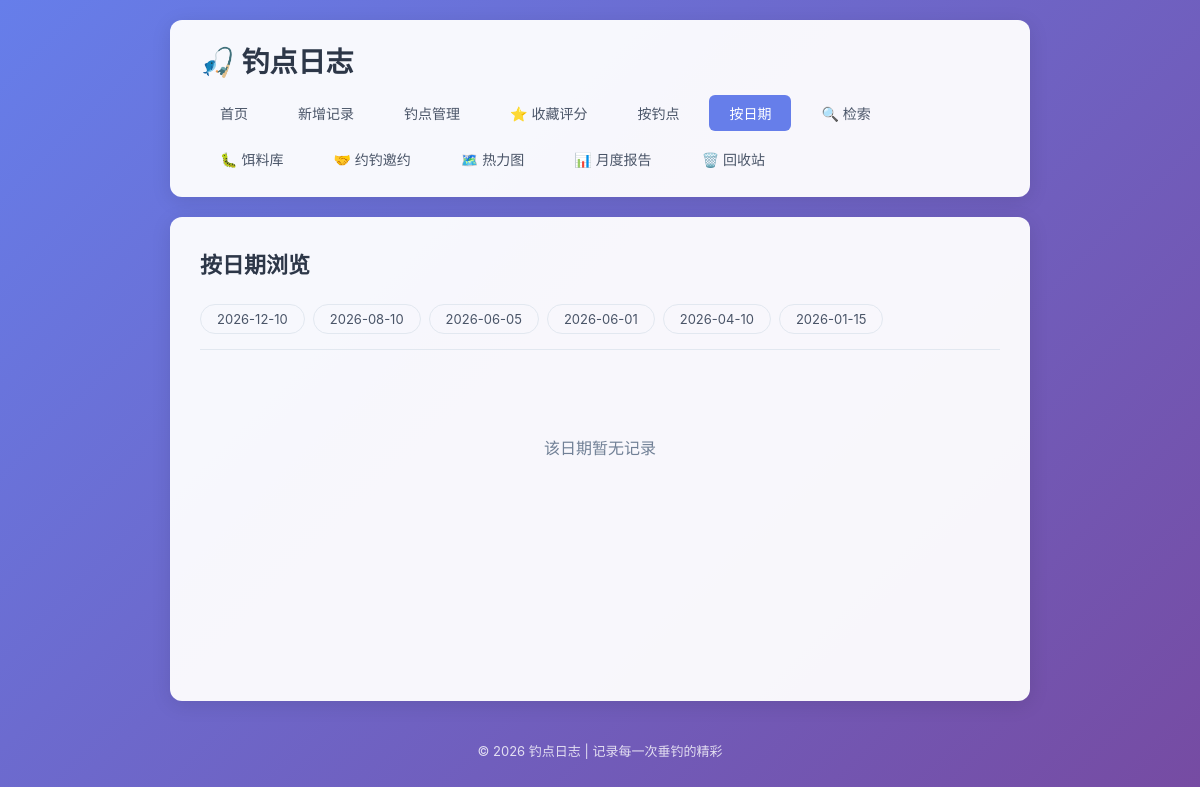
Before: /by-date?date=2026-05-01 with the older database file.
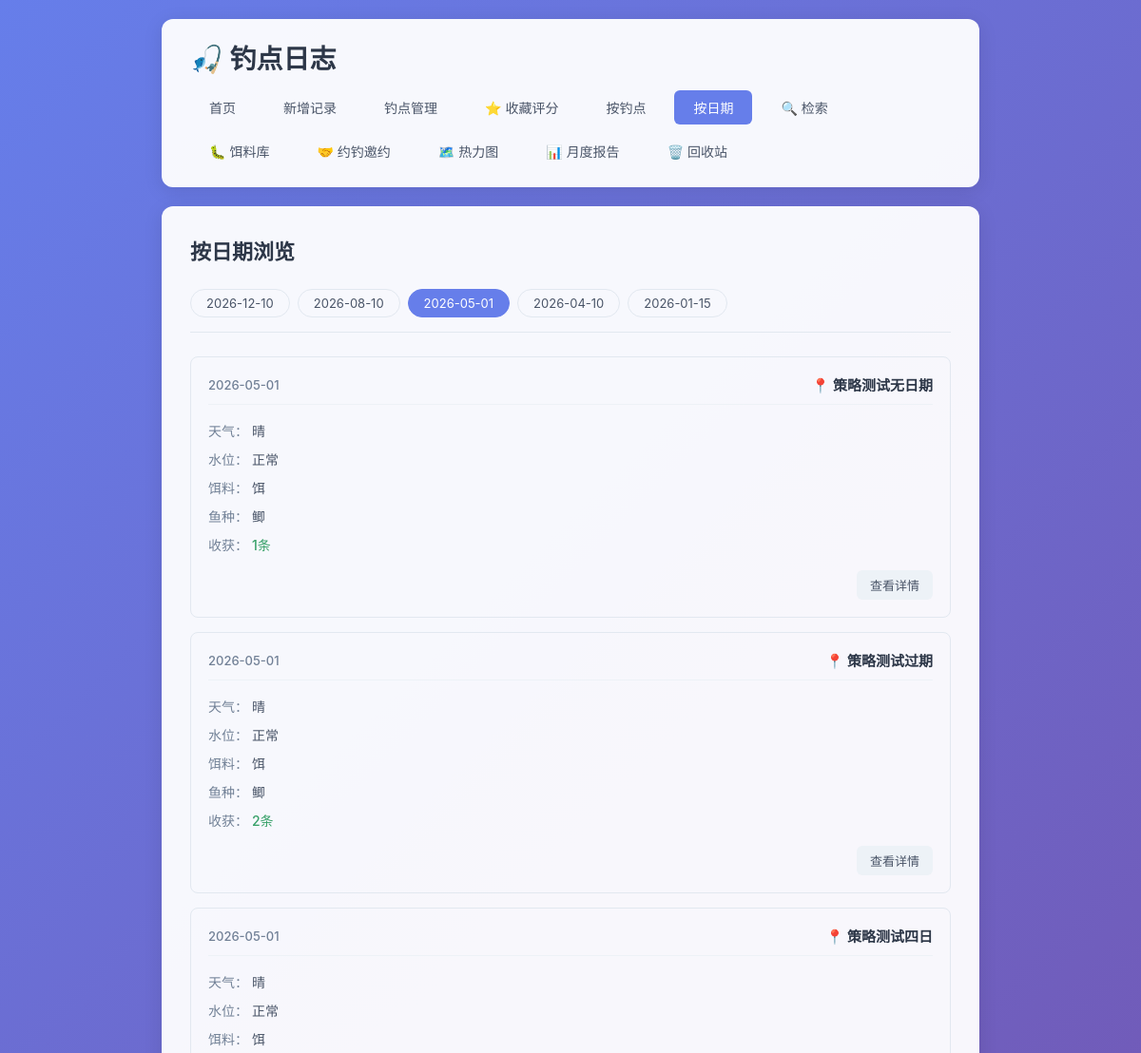
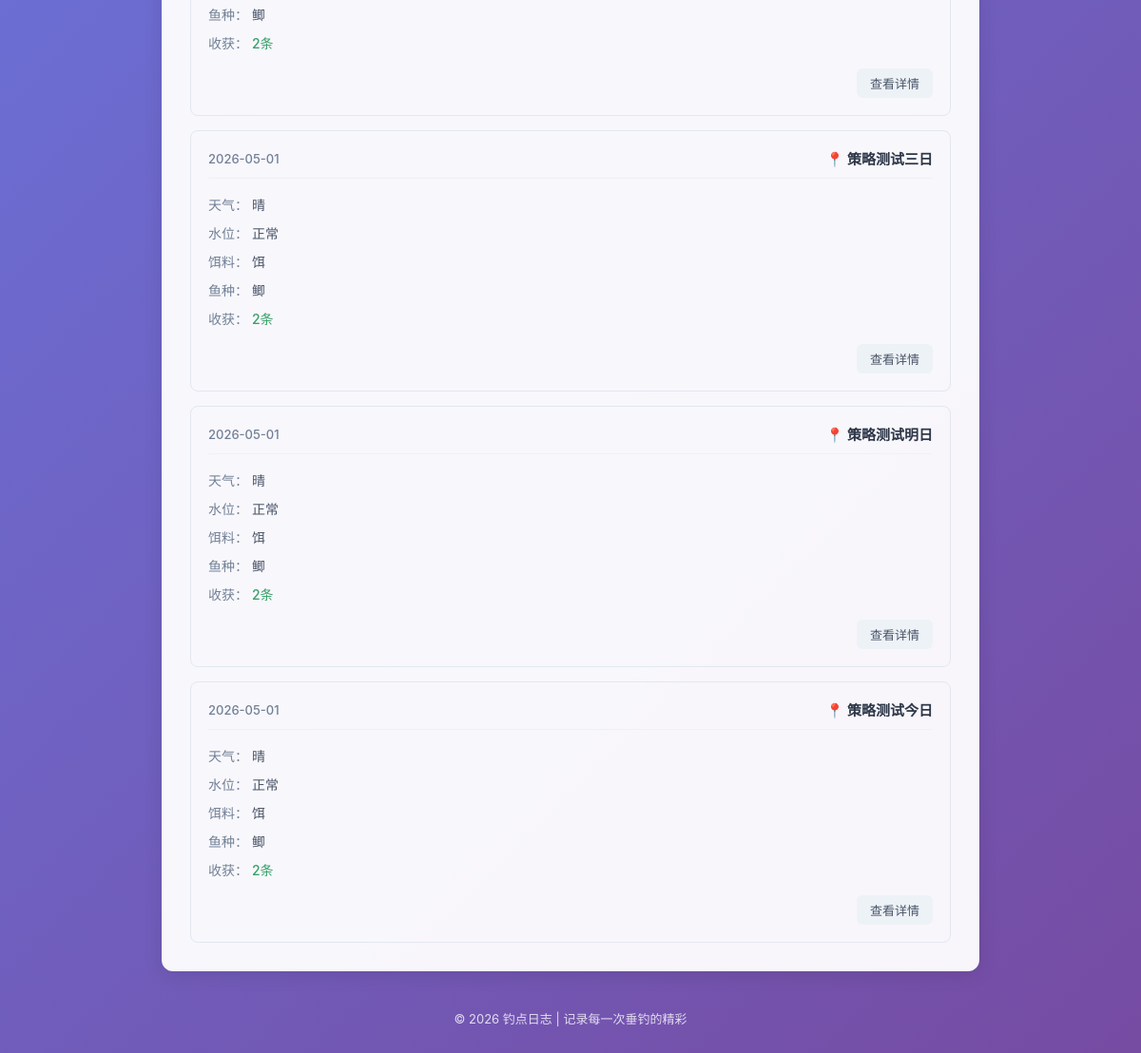
After: the same page with the newer database file (2 pictures, top to bottom).
### tables this page shows
CREATE TABLE fishing_logs (
            id INTEGER PRIMARY KEY AUTOINCREMENT,
            spot TEXT NOT NULL,
            weather TEXT NOT NULL,
            water_level TEXT NOT NULL,
            bait TEXT NOT NULL,
            fish_species TEXT NOT NULL,
            harvest TEXT NOT NULL,
            next_strategy TEXT,
            created_at DATE NOT NULL
        , temperature TEXT, humidity TEXT, wind TEXT, deleted_at TIMESTAMP, next_strategy_date DATE);

### app.py (the view)
@app.route('/by-date')
def by_date():
    conn = get_db()
    dates = conn.execute(
        'SELECT DISTINCT created_at FROM fishing_logs WHERE deleted_at IS NULL ORDER BY created_at DESC'
    ).fetchall()
    date_list = [row['created_at'] for row in dates]
    selected_date = request.args.get('date', date_list[0] if date_list else None)
    logs = []
    if selected_date:
        logs = conn.execute(
            'SELECT * FROM fishing_logs WHERE created_at = ? AND deleted_at IS NULL ORDER BY id DESC',
            (selected_date,)
        ).fetchall()
    conn.close()
    return render_template('by_date.html', date_list=date_list, selected_date=selected_date, logs=logs)

### app.py (called while the page is built)
def get_db():
    conn = sqlite3.connect(DB_PATH)
    conn.row_factory = sqlite3.Row
    return conn

### templates/by_date.html (shortened to what this page needs)
{% extends 'base.html' %}
{% block content %}
    <div class="page-header">
        <h2>按日期浏览</h2>
    </div>
    {% if date_list %}
        <div class="filter-bar">
            {% for date in date_list %}
                <a href="{{ url_for('by_date', date=date) }}"
                   class="filter-btn {% if date == selected_date %}active{% endif %}">
                    {{ date }}
                </a>
            {% endfor %}
        </div>
        {% if logs %}
            <div class="log-list">
                {% for log in logs %}
                    <div class="log-card">
                        <div class="log-header">
                            <span class="log-date">{{ log['created_at'] }}</span>
                            <span class="log-spot">📍 {{ log['spot'] }}</span>
                        </div>
                        <div class="log-body">
                            <div class="log-row">
                                <span class="label">天气：</span>
                                <span>{{ log['weather'] }}</span>
                            </div>
                            <div class="log-row">
                                <span class="label">水位：</span>
                                <span>{{ log['water_level'] }}</span>
                            </div>
                            <div class="log-row">
                                <span class="label">饵料：</span>
                                <span>{{ log['bait'] }}</span>
                            </div>
                            <div class="log-row">
                                <span class="label">鱼种：</span>
                                <span>{{ log['fish_species'] }}</span>
                            </div>
                            <div class="log-row">
                                <span class="label">收获：</span>
                                <span class="harvest">{{ log['harvest'] }}</span>
                            </div>
                        </div>
                        <div class="log-footer">
                            <a href="{{ url_for('log_detail', log_id=log['id']) }}" class="btn btn-small">查看详情</a>
                        </div>
                    </div>
                {% endfor %}
            </div>
        {% else %}
            <div class="empty-state">
                <p>该日期暂无记录</p>
            </div>
        {% endif %}
    {% else %}
        <div class="empty-state">
            <p>还没有任何日期记录</p>
            <a href="{{ url_for('add_log') }}" class="btn btn-primary">+ 新增记录</a>
        </div>
    {% endif %}
{% endblock %}

### templates/base.html (shortened to what this page needs)
<!DOCTYPE html>
<html lang="zh-CN">
<head>
    <link rel="stylesheet" href="{{ url_for('static', filename='style.css') }}">
</head>
<body>
    <div class="container">
        <header>
            <h1>🎣 钓点日志</h1>
            <nav>
                <a href="{{ url_for('index') }}" class="{% if request.endpoint == 'index' %}active{% endif %}">首页</a>
                <a href="{{ url_for('add_log') }}" class="{% if request.endpoint == 'add_log' %}active{% endif %}">新增记录</a>
                <a href="{{ url_for('spots_list') }}" class="{% if request.endpoint in ['spots_list', 'spot_detail', 'add_spot', 'edit_spot'] %}active{% endif %}">钓点管理</a>
                <a href="{{ url_for('spots_list', filter='favorite') }}" class="{% if request.endpoint == 'spots_list' and request.args.get('filter') == 'favorite' %}active{% endif %}">⭐ 收藏评分</a>
                <a href="{{ url_for('by_spot') }}" class="{% if request.endpoint == 'by_spot' %}active{% endif %}">按钓点</a>
                <a href="{{ url_for('by_date') }}" class="{% if request.endpoint == 'by_date' %}active{% endif %}">按日期</a>
                <a href="{{ url_for('search_logs') }}" class="{% if request.endpoint == 'search_logs' %}active{% endif %}">🔍 检索</a>
                <a href="{{ url_for('baits_list') }}" class="{% if request.endpoint in ['baits_list', 'add_bait', 'edit_bait'] %}active{% endif %}">🐛 饵料库</a>
                <a href="{{ url_for('invitations_list') }}" class="{% if request.endpoint in ['invitations_list', 'add_invitation', 'invitations_detail', 'edit_invitation'] %}active{% endif %}">🤝 约钓邀约</a>
                <a href="{{ url_for('heatmap') }}" class="{% if request.endpoint == 'heatmap' %}active{% endif %}">🗺️ 热力图</a>
                <a href="{{ url_for('monthly_report') }}" class="{% if request.endpoint == 'monthly_report' %}active{% endif %}">📊 月度报告</a>
                <a href="{{ url_for('recycle_bin') }}" class="{% if request.endpoint in ['recycle_bin', 'restore_item', 'permanent_delete_item', 'batch_restore', 'batch_permanent_delete'] %}active{% endif %}">🗑️ 回收站</a>
            </nav>
        </header>
        <main>
            {% block content %}{% endblock %}
        </main>
        <footer>
            <p>© 2026 钓点日志 | 记录每一次垂钓的精彩</p>
        </footer>
    </div>
</body>
</html>

### static/style.css (style rules this page uses)
* { margin: 0; padding: 0; box-sizing: border-box; }
body { font-family: -apple-system, BlinkMacSystemFont, 'Segoe UI', 'PingFang SC', 'Microsoft YaHei', sans-serif; background: linear-gradient(135deg, #667eea 0%, #764ba2 100%); min-height: 100vh; color: #333; }
.container { max-width: 900px; margin: 0 auto; padding: 20px; min-height: 100vh; display: flex; flex-direction: column; }
header { background: rgba(255, 255, 255, 0.95); border-radius: 12px; padding: 20px 30px; margin-bottom: 20px; box-shadow: 0 4px 20px rgba(0, 0, 0, 0.1); }
header h1 { font-size: 28px; color: #2d3748; margin-bottom: 15px; }
nav { display: flex; gap: 10px; flex-wrap: wrap; }
nav a { padding: 8px 20px; text-decoration: none; color: #4a5568; border-radius: 6px; transition: all 0.2s ease; font-size: 14px; }
nav a.active { background: #667eea; color: white; }
main { flex: 1; background: rgba(255, 255, 255, 0.95); border-radius: 12px; padding: 30px; box-shadow: 0 4px 20px rgba(0, 0, 0, 0.1); }
.page-header { display: flex; justify-content: space-between; align-items: center; margin-bottom: 25px; flex-wrap: wrap; gap: 15px; }
.page-header h2 { color: #2d3748; font-size: 22px; }
.btn { display: inline-block; padding: 10px 20px; border: none; border-radius: 6px; text-decoration: none; font-size: 14px; cursor: pointer; transition: all 0.2s ease; font-family: inherit; }
.btn-small { padding: 6px 14px; font-size: 13px; background: #edf2f7; color: #4a5568; }
.log-list { display: grid; gap: 15px; }
.log-card { border: 1px solid #e2e8f0; border-radius: 8px; padding: 18px; transition: all 0.2s ease; }
.log-header { display: flex; justify-content: space-between; align-items: center; margin-bottom: 12px; padding-bottom: 10px; border-bottom: 1px solid #edf2f7; }
.log-date { font-size: 13px; color: #718096; font-weight: 500; }
.log-spot { font-size: 15px; font-weight: 600; color: #2d3748; }
.log-body { margin-bottom: 12px; }
.log-row { padding: 5px 0; font-size: 14px; color: #4a5568; }
.log-row .label { font-weight: 500; color: #718096; }
.log-row .harvest { color: #38a169; font-weight: 500; }
.log-footer { text-align: right; }
.filter-bar { display: flex; gap: 8px; margin-bottom: 25px; flex-wrap: wrap; padding-bottom: 15px; border-bottom: 1px solid #e2e8f0; }
.filter-btn { padding: 6px 16px; border: 1px solid #e2e8f0; border-radius: 20px; text-decoration: none; font-size: 13px; color: #4a5568; transition: all 0.2s ease; }
.filter-btn.active { background: #667eea; color: white; border-color: #667eea; }
footer { text-align: center; padding: 20px; color: rgba(255, 255, 255, 0.8); font-size: 13px; margin-top: 20px; }

Changed rows visible on the page:
added fishing_logs: created_at "2026-05-01", spot "策略测试无日期", weather "晴", water_level "正常", bait "饵", fish_species "鲫", harvest "1条"
added fishing_logs: created_at "2026-05-01", spot "策略测试过期", weather "晴", water_level "正常", bait "饵", fish_species "鲫", harvest "2条"
added fishing_logs: created_at "2026-05-01", spot "策略测试四日", weather "晴", water_level "正常", bait "饵", fish_species "鲫", harvest "2条"
added fishing_logs: created_at "2026-05-01", spot "策略测试三日", weather "晴", water_level "正常", bait "饵", fish_species "鲫", harvest "2条"
added fishing_logs: created_at "2026-05-01", spot "策略测试明日", weather "晴", water_level "正常", bait "饵", fish_species "鲫", harvest "2条"
added fishing_logs: created_at "2026-05-01", spot "策略测试今日", weather "晴", water_level "正常", bait "饵", fish_species "鲫", harvest "2条"
Other visible differences:
new list line: "2026-05-01"
list line gone: "2026-06-05"
list line gone: "2026-06-01"
text no longer shown: "该日期暂无记录"
